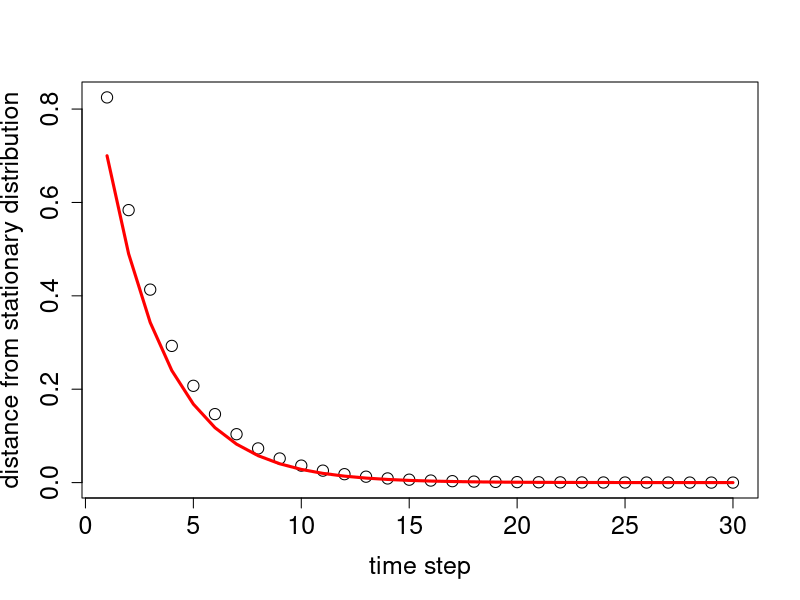
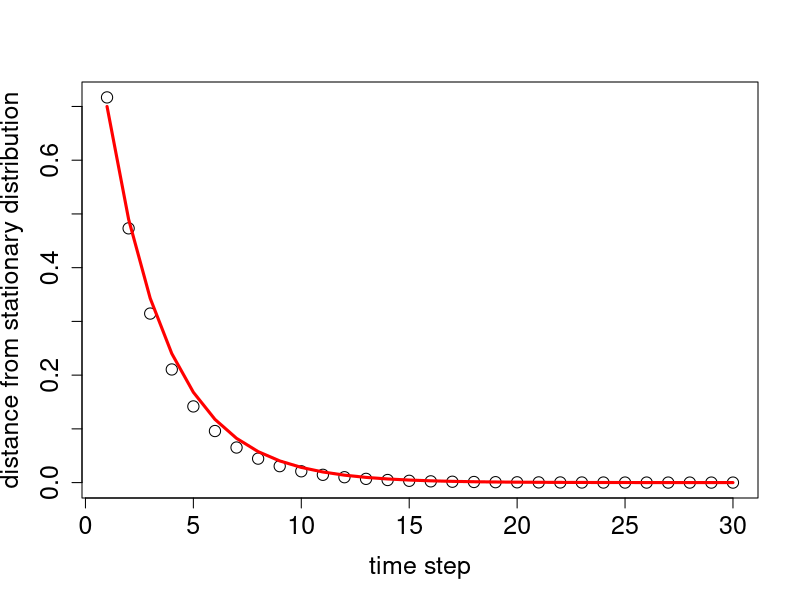
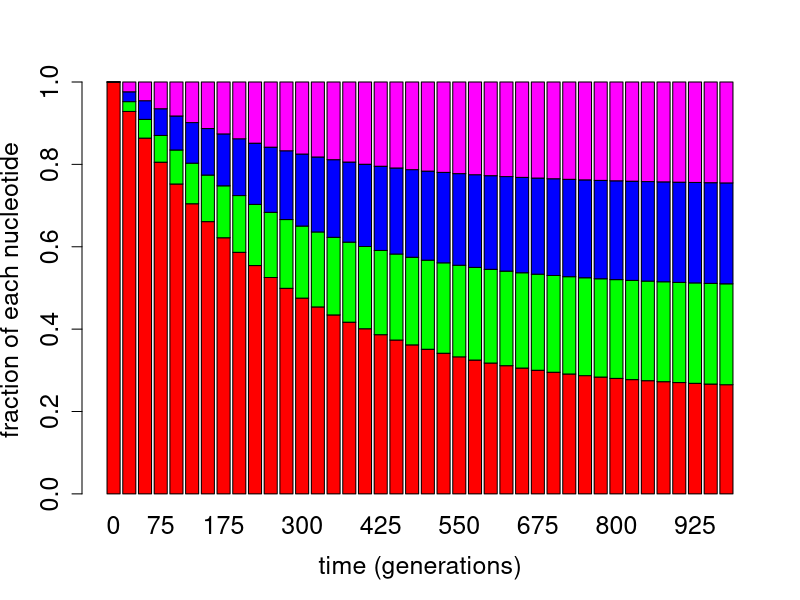
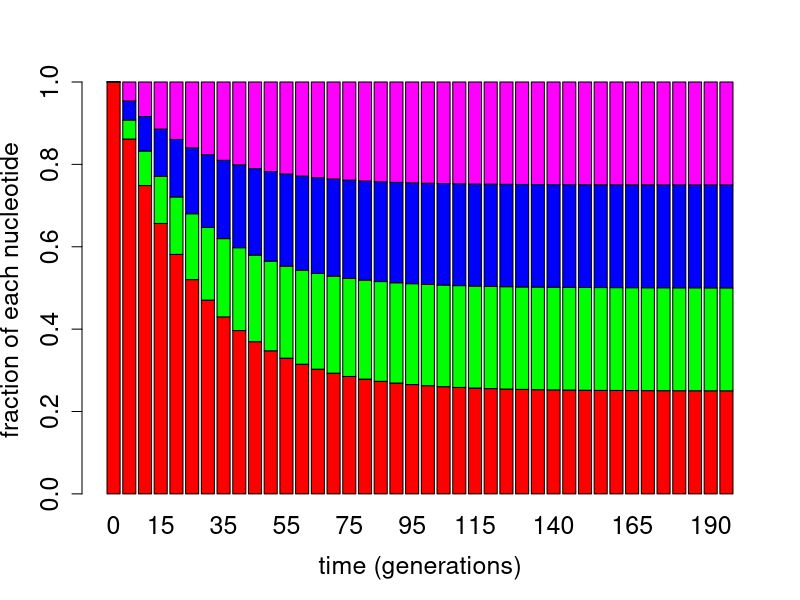

Here is the R script that generated these plots, in order:
## ---- chunk 1
test.matrix <- matrix(c(2,  2, 1, 3),nrow=2)
print(test.matrix)
result <- eigen(test.matrix)
print(result$values)
print(result$vectors)
## ---- chunk 2
eigen1<-result$vectors[,1]/result$vectors[1,1]
print(eigen1)
eigen2<-result$vectors[,2]/result$vectors[1,2]
print(eigen2)
## ---- chunk 3
trans.matrix <- matrix(c(0.8,0.1,0.1,0.1,0.8,0.1,0.1,0.2,0.7),nrow=3)
print(trans.matrix)
result <- eigen(trans.matrix)
print(result$values)
print(result$vectors)
eigen1<-result$vectors[,1]/sum(result$vectors[,1])
print(eigen1)
eigen2<-result$vectors[,2]/result$vectors[1,2]
print(eigen2)
eigen3<- result$vectors[,3]/result$vectors[2,3]
print(eigen3)
## ---- chunk 4
nstep <- 30 # set number of time steps
stat.vec <- eigen1 # set the stationary distribution
prob.vec <- c(1,0,0) 
# set the initial probability vector
dist.vec <- rep(0,nstep) # initialize distance vector
dist.vec[1] <- sqrt(sum((prob.vec -stat.vec)^2))
for (i in 2:nstep) { 
  # propagate the probability vector
  prob.vec <- trans.matrix %*% prob.vec
  dist.vec[i] <- sqrt(sum((prob.vec -stat.vec)^2))
}
## ---- chunk 5
plot(dist.vec,xlab='time step', ylab='distance from stationary distribution',cex=1.5, cex.axis=1.5,cex.lab=1.5)
steps<-1:nstep # vector of time steps 
# plot the exponential decay of the eigenvalue
lines(steps,0.7^steps,col='red',lwd=3) 
prob.vec <- c(0,1,0) # set the initial probability vector
dist.vec <- rep(0,nstep) # initialize distance vector
dist.vec[1] <- sqrt(sum((prob.vec -stat.vec)^2))
for (i in 2:nstep) { # propagate the probability vector
  prob.vec <- trans.matrix %*% prob.vec
  dist.vec[i] <- sqrt(sum((prob.vec -stat.vec)^2))
}
plot(dist.vec,xlab='time step', ylab='distance from stationary distribution', cex=1.5, cex.axis=1.5,cex.lab=1.5)
 # plot the exponential decay of the eigenvalue
lines(steps,0.7^steps,col='red',lwd=3)
## ---- chunk 6
 # code for propagating the Jukes-Cantor Markov model
a <- 0.001 # substitution mutation rate per generation
JC.matrix <- matrix(c(1-3*a,a,a,a,a,1-3*a,a,a,a,a,1-3*a,a,a,a,a,1-3*a),nrow=4,ncol=4)
ngen <- 1000 # set the number of generations
prob.vec <- matrix(0,nrow=4, ncol=ngen) # initialize the probability array
prob.vec[,1] = c(1, 0, 0, 0) # set the initial probability vector
for (i in 2:ngen) { # iteratively propagate the probability vector
  prob.vec[,i] <- JC.matrix %*% prob.vec[,i-1]
}
ndisp <- 40 # number of timepoints to display
# select exactly ndisp timepoints to display within dstep times
tpoints <- ngen%/%ndisp*0:(ndisp-1)
# plot the probability distribution at ndisp time points
color.vec <- c('red','green','blue','magenta')
barplot(prob.vec[,tpoints+1],axes=TRUE,names.arg=tpoints,xlab="time (generations)",col=color.vec, ylab="fraction of each nucleotide",cex=1.5, cex.axis=1.5,cex.lab=1.5)
# title(paste('Jukes-Cantor model with a=',a))

a <- 0.01 # substitution mutation rate per generation
JC.matrix <- matrix(c(1-3*a,a,a,a,a,1-3*a,a,a,a,a,1-3*a,a,a,a,a,1-3*a),nrow=4,ncol=4)
ngen <- 200 # set the number of generations
prob.vec <- matrix(0,nrow=4, ncol=ngen) # initialize the probability array
prob.vec[,1] = c(1, 0, 0, 0) # set the initial probability vector
for (i in 2:ngen) { # iteratively propagate the probability vector
  prob.vec[,i] <- JC.matrix %*% prob.vec[,i-1]
}
ndisp <- 40 # number of timepoints to display
# select exactly ndisp timepoints to display within dstep times
tpoints <- ngen%/%ndisp*0:(ndisp-1)
# plot the probability distribution at ndisp time points
barplot(prob.vec[,tpoints+1],axes=TRUE,names.arg=tpoints,xlab="time (generations)",col=color.vec, ylab="fraction of each nucleotide",cex=1.5, cex.axis=1.5,cex.lab=1.5)
# title(paste('Jukes-Cantor model with a=',a))
